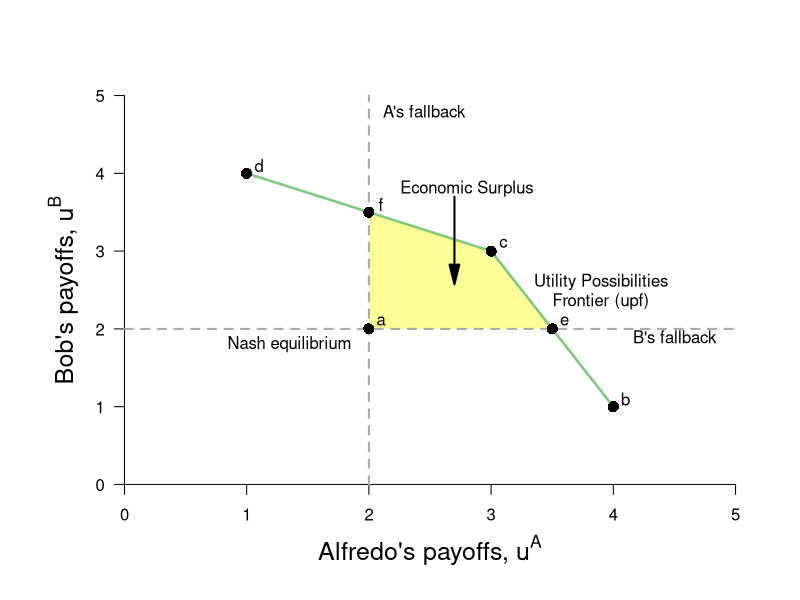

Generate this figure with R:
require(ggplot2)
require(shape)
pdf(file = "society/society_fig2.pdf", width = 7, height = 7)

#Set parameters for graphics
axislabelsize <- 1.5
par(mar =  c(5, 5, 4, 2))
xlims <- c(0, 5)
ylims <- c(0, 5)

COL <- c("#7fc97f", "#beaed4", "#fdc086", "#ffff99", "#386cb0", "#f0027f", "#bf5b17", "#666666")
COLA <- c("#99d8c9","#66c2a4","#41ae76", "#238b45", "#005824")
COLB <- c("#4eb3d3", "#2b8cbe", "#0868ac","#084081")

axislabelsize <- 1.5
graphlinewidth <- 2.5
segmentlinewidth <- 2

#Plot command 
plot(0, 0, xlim = xlims, ylim = ylims, type = "n",
     xlab = "",
     ylab = "",
     xaxt = "n", yaxt = "n", cex.lab = axislabelsize, bty = "n")

mtext(expression(paste("Alfredo's payoffs, ", u^A)), side=1, line = 2.5, cex = axislabelsize)
text(-0.5, 0.5*ylims[2], expression(paste("Bob's payoffs, ", u^B)), xpd = TRUE, cex = axislabelsize, srt = 90) 


#Customize ticks and labels for the plot
ticksy <- seq(0, 5, 1)
ylabels <- seq(0, 5, 1)
ticksx <- seq(0, 5, 1)
xlabels <- seq(0, 5, 1)
axis(1, at = ticksx, pos = 0, labels = xlabels)
axis(2, at = ticksy, pos = 0, labels = ylabels, las = 1)

#Rent polygon
xrent <- c(2, 3, 3.5, 2)
yrent <- c(3.5, 3, 2, 2)
polygon(xrent, yrent, col=COL[4], density=NULL, border = NA)


#Lines for the coordinates of the Nash equilbrium
segments(1, 4, 3, 3, lty = 1, col = "#7fc97f", lwd = graphlinewidth)
segments(3, 3, 4, 1, lty = 1, col = "#7fc97f", lwd = graphlinewidth)

#Lines for Fallback positions
segments(0, 2, 5, 2, lty = 2, col = "darkgrey", lwd = segmentlinewidth)
text(4.5, 1.9, expression(paste("B's fallback")))
segments(2, 0, 2, 5, lty = 2, col = "darkgrey", lwd = segmentlinewidth)
text(2.45, 4.8, expression(paste("A's fallback")))

#Add points a, b, c and c
points(1, 4, pch = 16, col = "black", cex = 1.5)
text(1.1, 4.1, expression(paste("d")))
points(3, 3, pch = 16, col = "black", cex = 1.5)
text(3.1, 3.1, expression(paste("c")))
points(4, 1, pch = 16, col = "black", cex = 1.5)
text(4.1, 1.1, expression(paste("b")))
points(2, 2, pch = 16, col = "black", cex = 1.5)
text(2.1, 2.1, expression(paste("a")))
points(3.5, 2, pch = 16, col = "black", cex = 1.5)
text(3.6, 2.1, expression(paste("e")))
points(2, 3.5, pch = 16, col = "black", cex = 1.5)
text(2.1, 3.6, expression(paste("f")))
text(1.35, 1.8, expression(paste("Nash equilibrium")))

#Label utility possibilities frontier
text(3.9, 2.6, expression(paste("Utility Possibilities")))
text(3.9, 2.35, expression(paste("Frontier (upf)")))


#Arrows and economic rent label
Arrows(2.7, 3.7, 2.7, 2.7, col = "black", lty = 1, lwd = 2, arr.type = "triangle")
text(2.8, 3.8,  expression(paste("Economic Surplus")))

dev.off()
